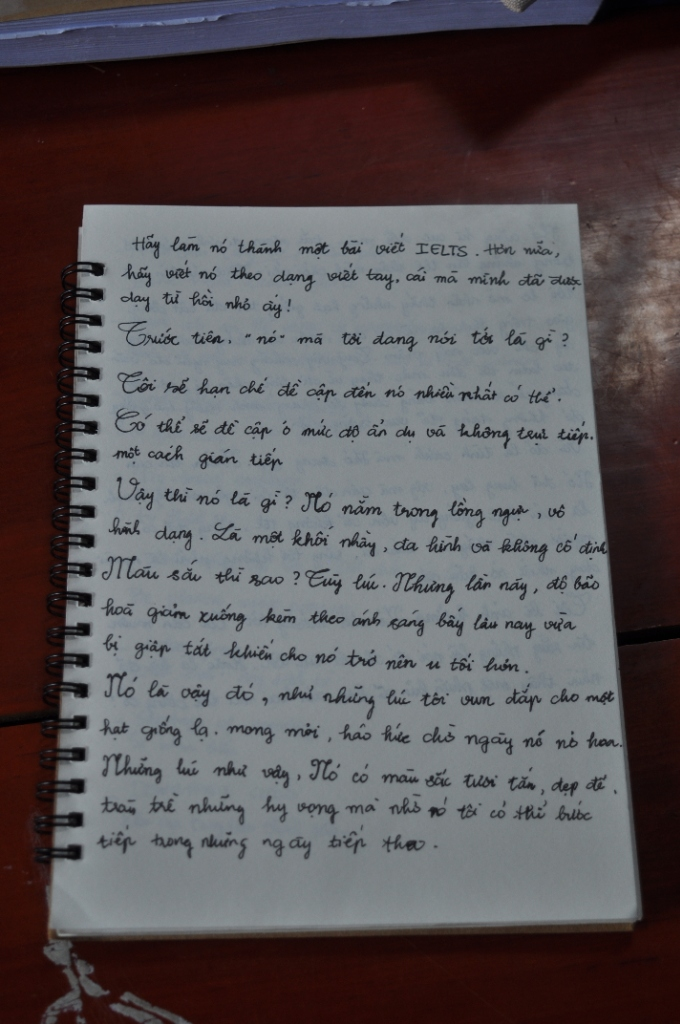
#> input picture assets/before.jpg, 680 x 1024 px
$ python -i detection.py   (imports and definitions only)
#> lines starting #> are read from the running program, lines starting #| are printed output that depends on the picture; after the words box and inside, x2 and y2 are one past the last pixel; in counts of white or black regions, pixels touching at a corner belong together
### src/letter_worker/imaging/geometry.py
"""Geometric operations, corner ordering, validation, and perspective rectification."""

import math

import cv2
import numpy as np

from letter_worker.errors import InvalidCornersError, RectificationError


def order_corners(points: np.ndarray | list) -> np.ndarray:
    """Order 4 corner coordinates in clockwise sequence: [top-left, top-right, bottom-right, bottom-left].

    Args:
        points: Array or list of shape (4, 2) or (4, 1, 2).

    Returns:
        np.ndarray of shape (4, 2) dtype float32 ordered [TL, TR, BR, BL].

    Raises:
        InvalidCornersError: If points array does not contain exactly 4 points.
    """
    pts = np.asarray(points, dtype=np.float32).reshape(-1, 2)
    if pts.shape[0] != 4:
        raise InvalidCornersError(f"Expected exactly 4 points, got {pts.shape[0]}")

    # Compute centroid
    cx = float(np.mean(pts[:, 0]))
    cy = float(np.mean(pts[:, 1]))

    # Sort points clockwise by angle relative to centroid
    angles = np.arctan2(pts[:, 1] - cy, pts[:, 0] - cx)
    clockwise_indices = np.argsort(angles)
    sorted_pts = pts[clockwise_indices]

    # Find which of the 4 points corresponds to top-left.
    # For a document, the top edge should head in positive X direction (left to right),
    # and the left edge should head in positive Y direction (top to bottom).
    best_score = -float("inf")
    best_start = 0

    for i in range(4):
        p0 = sorted_pts[i]
        p1 = sorted_pts[(i + 1) % 4]
        p2 = sorted_pts[(i + 2) % 4]
        p3 = sorted_pts[(i + 3) % 4]

        # Score alignment with upright orientation:
        # p0 -> p1 is top edge (should have positive dx)
        # p1 -> p2 is right edge (should have positive dy)
        # p3 -> p2 is bottom edge (should have positive dx)
        # p0 -> p3 is left edge (should have positive dy)
        top_dx = p1[0] - p0[0]
        right_dy = p2[1] - p1[1]
        bottom_dx = p2[0] - p3[0]
        left_dy = p3[1] - p0[1]

        # Also penalize large distance of p0 from origin
        origin_dist = math.hypot(p0[0], p0[1])

        score = (top_dx + right_dy + bottom_dx + left_dy) - 0.25 * origin_dist
        if score > best_score:
            best_score = score
            best_start = i

    ordered = np.roll(sorted_pts, -best_start, axis=0)
    return ordered.astype(np.float32)


# [56 lines left out: function validate_quadrilateral, not called in this run]


STANDARD_ASPECT_RATIOS: dict[str, float] = {
    "a4": 1.0 / 1.41421356,  # ~0.7071 (Width / Height)
    "notebook": 1.0 / 1.35,  # ~0.7407 (Vietnamese student notebook / B5)
    "letter": 8.5 / 11.0,  # ~0.7727 (US Letter standard)
}


# [223 lines left out: functions estimate_3d_aspect_ratio, estimate_rectified_dimensions, rectify_perspective, not called in this run]

### src/letter_worker/imaging/detection.py
"""Paper boundary and four-corner detection using multi-strategy contour analysis."""

from dataclasses import dataclass

import cv2
import numpy as np

from letter_worker.imaging.geometry import order_corners


@dataclass
class DetectionResult:
    """Outcome of paper corner detection."""

    corners: np.ndarray | None  # (4, 2) float32 in original image coordinates, or None
    confidence: float  # 0.0 to 1.0
    method: str
    candidates: list[np.ndarray]  # list of (4, 2) float32 candidate quads


def _score_quadrilateral(
    quad: np.ndarray,
    img_w: int,
    img_h: int,
) -> float:
    """Score a candidate 4-point quadrilateral based on geometry, angles, and area.

    Returns:
        Score between 0.0 and 1.0.
    """
    total_area = float(img_w * img_h)
    area = cv2.contourArea(quad)
    area_ratio = area / total_area

    # Paper should occupy reasonable portion of frame (15% to 92%)
    if area_ratio < 0.12 or area_ratio > 0.98:
        return 0.0

    # Must be convex
    int_pts = np.round(quad).astype(np.int32).reshape(-1, 1, 2)
    if not cv2.isContourConvex(int_pts):
        return 0.0

    ordered = order_corners(quad)
    tl, tr, br, bl = ordered

    # Edge vectors
    edges = [tr - tl, br - tr, bl - br, tl - bl]
    lengths = [float(np.linalg.norm(e)) for e in edges]
    if any(length < 20.0 for length in lengths):
        return 0.0

    # 1. Corner angle orthogonality (dot product of adjacent normalized vectors)
    cosines = []
    for i in range(4):
        v1 = edges[i] / lengths[i]
        v2 = -edges[(i + 3) % 4] / lengths[(i + 3) % 4]
        cos_theta = float(np.dot(v1, v2))
        cosines.append(abs(cos_theta))

    max_cos = max(cosines)
    mean_cos = sum(cosines) / 4.0
    if max_cos > 0.65:  # Angle deviated too far from 90 degrees
        return 0.0

    angle_score = max(0.0, 1.0 - mean_cos * 2.0)

    # 2. Area score: ideal paper coverage is 30% - 85%
    if 0.30 <= area_ratio <= 0.85:
        area_score = 1.0
    elif area_ratio < 0.30:
        area_score = area_ratio / 0.30
    else:
        area_score = max(0.0, 1.0 - (area_ratio - 0.85) / 0.13)

    # 3. Aspect ratio score
    top_w = lengths[0]
    bot_w = lengths[2]
    left_h = lengths[3]
    right_h = lengths[1]
    avg_w = (top_w + bot_w) / 2.0
    avg_h = (left_h + right_h) / 2.0
    aspect = avg_w / max(avg_h, 1.0)
    # Typical letter aspect ratio between 0.5 (tall) and 2.0 (wide)
    if 0.5 <= aspect <= 2.0:
        aspect_score = 1.0
    else:
        aspect_score = max(0.0, 1.0 - min(abs(aspect - 0.5), abs(aspect - 2.0)))

    # 4. Opposite edge parallelism: top vs bottom, left vs right length ratio
    w_ratio = min(top_w, bot_w) / max(top_w, bot_w, 1.0)
    h_ratio = min(left_h, right_h) / max(left_h, right_h, 1.0)
    parallel_score = (w_ratio + h_ratio) / 2.0

    score = 0.35 * angle_score + 0.25 * area_score + 0.20 * aspect_score + 0.20 * parallel_score
    return float(np.clip(score, 0.0, 1.0))


def detect_paper_corners(
    image: np.ndarray,
    max_detect_dimension: int = 1200,
) -> DetectionResult:
    """Detect paper corners in an image using multi-pass contour and edge analysis.

    Args:
        image: RGB or grayscale image numpy array.
        max_detect_dimension: Scale down factor for faster detection.

    Returns:
        DetectionResult containing best corners (in original coordinate space) and confidence.
    """
#> called with max_detect_dimension = 1200
    orig_h, orig_w = image.shape[:2]
#> orig_h = 1024; orig_w = 680

    # Convert to grayscale
    if image.ndim == 3:
        gray = cv2.cvtColor(image, cv2.COLOR_RGB2GRAY)
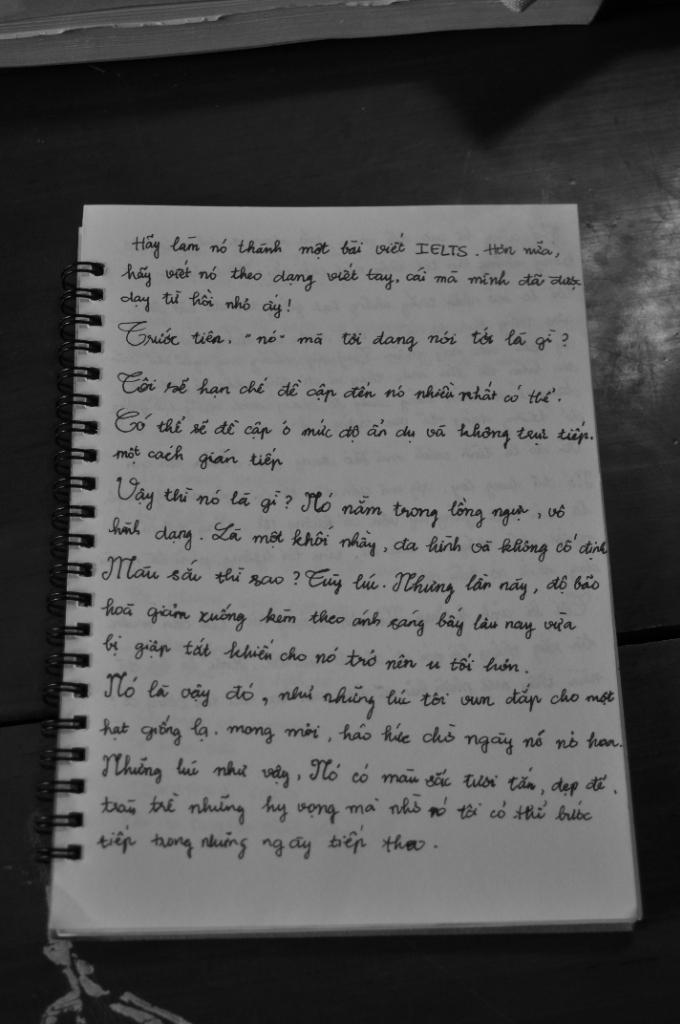
#> gray: shape (1024, 680); min 0, max 175, mean 84.6
    else:
        gray = image.copy()

    # Scale down for robust detection if large
    scale = 1.0
    max_dim = max(orig_h, orig_w)
#> max_dim = 1024
    if max_dim > max_detect_dimension:
        scale = max_detect_dimension / float(max_dim)
        proc_w = int(round(orig_w * scale))
        proc_h = int(round(orig_h * scale))
        proc_gray = cv2.resize(gray, (proc_w, proc_h), interpolation=cv2.INTER_AREA)
    else:
        proc_w, proc_h = orig_w, orig_h
#> proc_w = 680; proc_h = 1024
        proc_gray = gray

    # Bilateral and Gaussian smoothing to preserve document boundary while smoothing noise
    blurred = cv2.GaussianBlur(proc_gray, (5, 5), sigmaX=1.2)

    # Strategy 1: Dynamic Canny with morphological closing
    med = float(np.median(blurred))
#> med = 100
    lower_th = int(max(0, 0.60 * med))
#> lower_th = 60
    upper_th = int(min(255, 1.35 * med))
#> upper_th = 135
    edges = cv2.Canny(blurred, lower_th, upper_th)
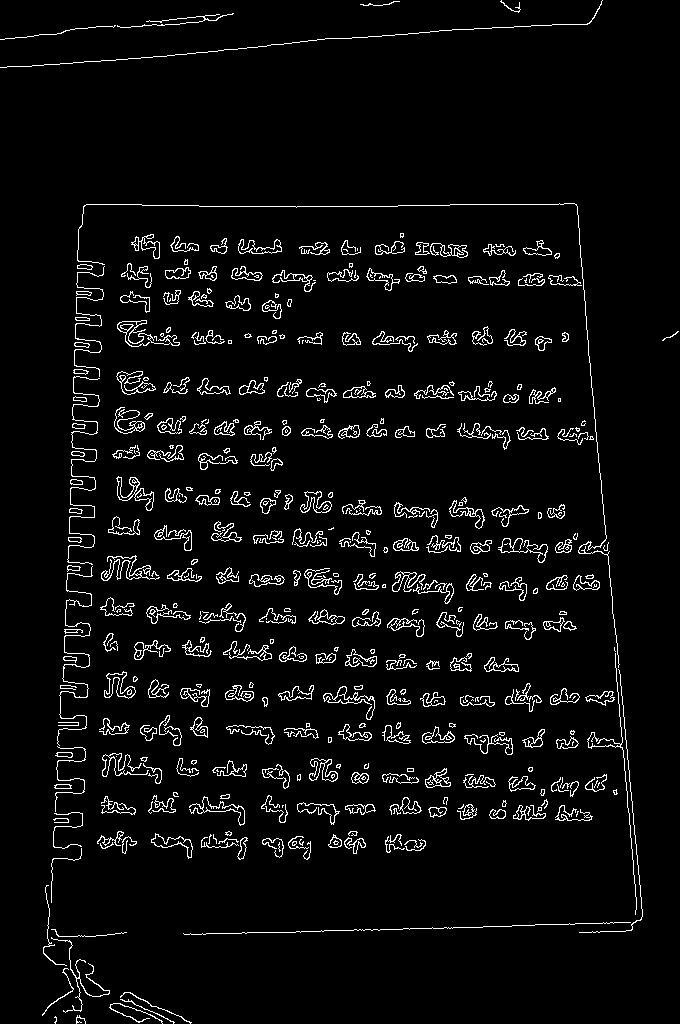
#> edges: shape (1024, 680); 4.6% white in thin lines or dots
    kernel = cv2.getStructuringElement(cv2.MORPH_RECT, (5, 5))
    closed_edges = cv2.morphologyEx(edges, cv2.MORPH_CLOSE, kernel)
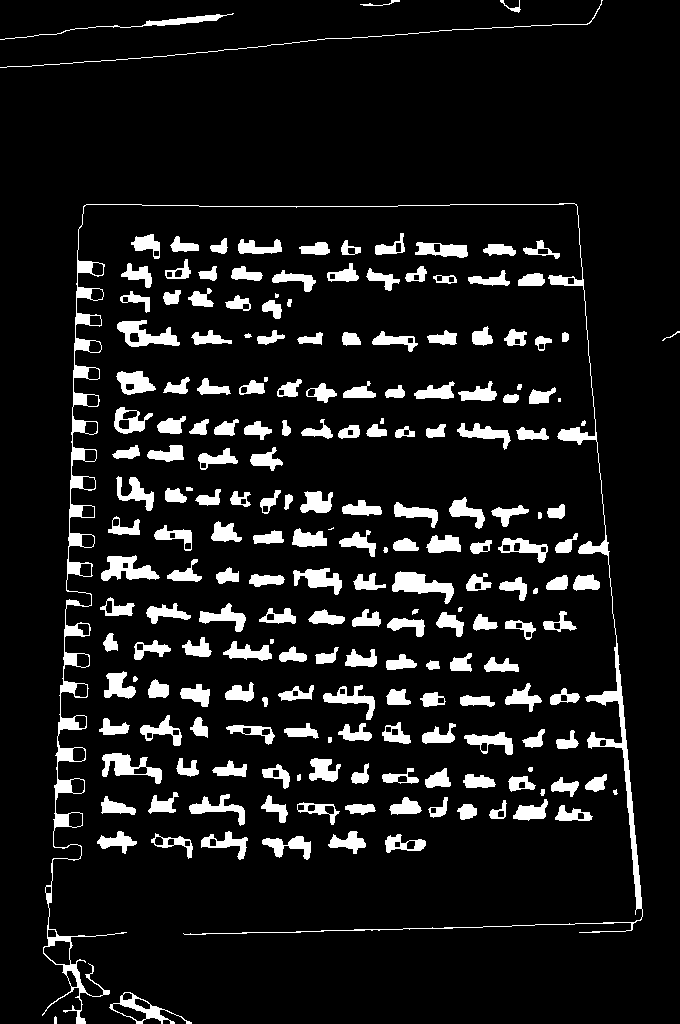
#> closed_edges: shape (1024, 680); 9.9% white; 205 white regions (6 under 20 px), largest, box (x1, y1, x2, y2) and area: (42, 203, 643, 1024) 10175, (392, 571, 454, 604) 950, (117, 320, 180, 347) 845

    # Strategy 2: Adaptive & Otsu threshold masks
    _, otsu = cv2.threshold(blurred, 0, 255, cv2.THRESH_BINARY + cv2.THRESH_OTSU)
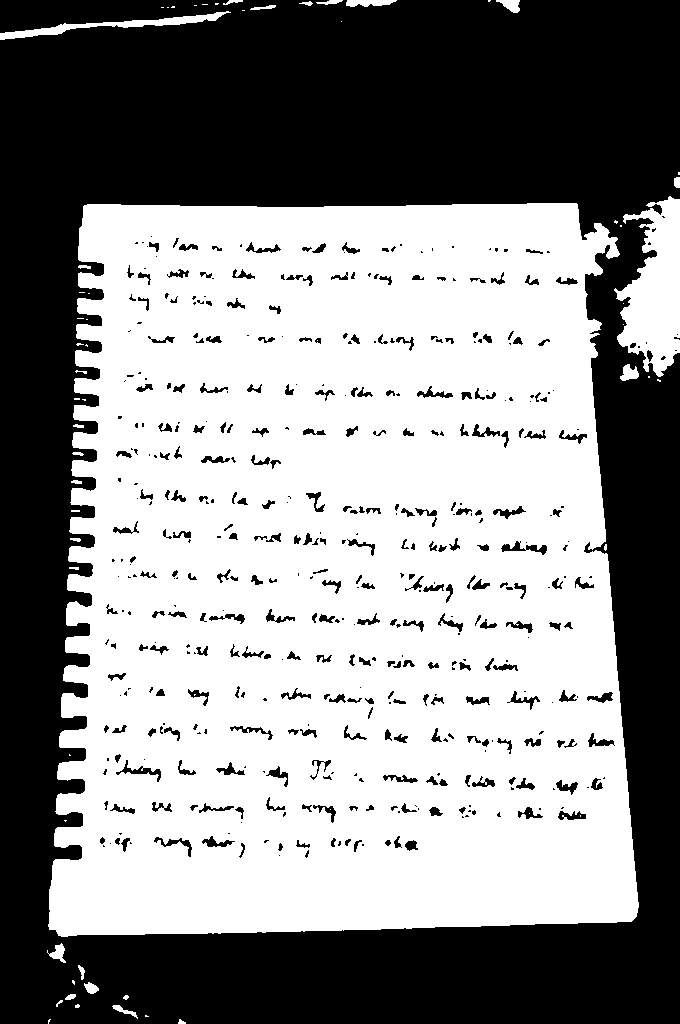
#> otsu: shape (1024, 680); 54.7% white; 471 black regions (208 under 20 px), largest, box (x1, y1, x2, y2) and area: (0, 0, 680, 1024) 298063, (501, 541, 547, 555) 247, (116, 760, 161, 782) 236
    otsu_closed = cv2.morphologyEx(otsu, cv2.MORPH_CLOSE, kernel)
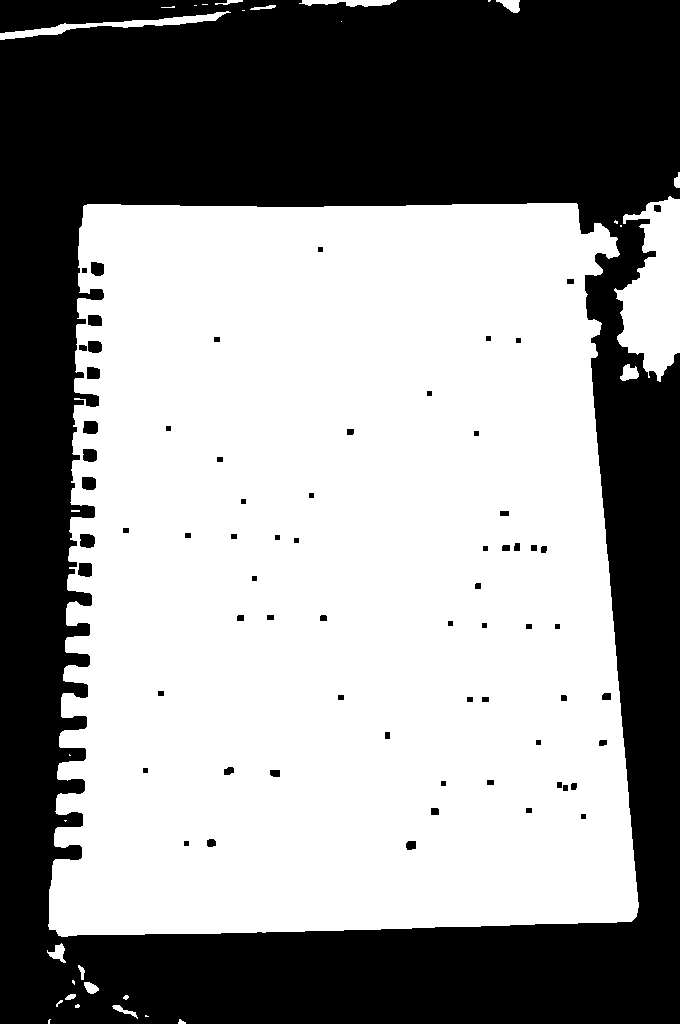
#> otsu_closed: shape (1024, 680); 57.1% white; 68 black regions, largest, box (x1, y1, x2, y2) and area: (0, 0, 680, 1024) 295273, (80, 534, 95, 548) 186, (83, 421, 98, 434) 178

    binary_inv = cv2.bitwise_not(otsu_closed)

    candidate_quads: list[tuple[float, np.ndarray, str]] = []

    # Run contour detection across multiple representations
    representations = [
        ("canny", closed_edges),
        ("otsu", otsu_closed),
        ("otsu_inv", binary_inv),
    ]

    for method_name, mask in representations:
        contours, _ = cv2.findContours(mask, cv2.RETR_LIST, cv2.CHAIN_APPROX_SIMPLE)
        # Sort by area descending
        contours = sorted(contours, key=cv2.contourArea, reverse=True)[:15]

        for cnt in contours:
            peri = cv2.arcLength(cnt, True)
            if peri < 100:
                continue

            # Sweep multiple approximation epsilons
            for eps_factor in [0.015, 0.02, 0.025, 0.035]:
                approx = cv2.approxPolyDP(cnt, eps_factor * peri, True)
                if len(approx) == 4:
                    pts = approx.reshape(4, 2).astype(np.float32)
                    score = _score_quadrilateral(pts, proc_w, proc_h)
                    if score > 0.25:
                        candidate_quads.append((score, pts, method_name))
#> this loop made 3 passes
#> method_name on pass 1: 'canny'
#> method_name on pass 2: 'otsu'
#> after the loop, candidate_quads = 8 items

    if not candidate_quads:
        return DetectionResult(
            corners=None,
            confidence=0.0,
            method="none",
            candidates=[],
        )

    # Sort candidates by score descending
    candidate_quads.sort(key=lambda x: x[0], reverse=True)

    # Remove near-duplicates from candidate list
    unique_candidates: list[tuple[float, np.ndarray, str]] = []
    for sc, quad, meth in candidate_quads:
        is_dup = False
        for _, uq, _ in unique_candidates:
            diff = np.mean(np.abs(np.sort(quad, axis=0) - np.sort(uq, axis=0)))
            if diff < 15.0:
                is_dup = True
                break
        if not is_dup:
            unique_candidates.append((sc, quad, meth))
        if len(unique_candidates) >= 5:
            break
#> this loop made 8 passes
#> (quad, meth) on passes 1 to 8: ([[576, 202], [637, 916], [49, 930], [82, 206]], 'otsu_inv'), ([[576, 202], [637, 916], [49, 930], [82, 206]], 'otsu_inv'), ([[576, 202], [637, 916], [49, 930], [82, 206]], 'otsu_inv'), ([[576, 202], [637, 916], [49, 930], [82, 206]], 'otsu_inv'), ([[576, 203], [83, 206], [49, 929], [636, 916]], 'otsu'), ([[576, 203], [83, 206], [49, 929], [636, 916]], 'otsu'), ([[576, 203], [83, 206], [49, 929], [636, 916]], 'otsu'), ([[576, 203], [83, 206], [49, 929], [636, 916]], 'otsu')
#> after the loop, unique_candidates = [(0.937, [[576, 202], [637, 916], [49, 930], [82, 206]], 'otsu_inv')]

    best_score, best_quad_proc, best_method = unique_candidates[0]
#> best_score = 0.937; best_quad_proc = [[576, 202], [637, 916], [49, 930], [82, 206]]; best_method = 'otsu_inv'

    # Margin bonus: if top candidate is significantly better than second, increase confidence
    if len(unique_candidates) > 1:
        second_score = unique_candidates[1][0]
        margin = max(0.0, best_score - second_score)
        confidence = float(np.clip(best_score + 0.15 * margin, 0.0, 1.0))
    else:
        confidence = best_score
#> confidence = 0.937

    # Map candidate quad points back to original image space
    inv_scale = 1.0 / scale
    orig_candidates = [(c[1] * inv_scale).astype(np.float32) for c in unique_candidates]
#> orig_candidates = [[[576, 202], [637, 916], [49, 930], [82, 206]]]

    best_orig_corners = order_corners(best_quad_proc * inv_scale)
#> best_orig_corners = [[82, 206], [576, 202], [637, 916], [49, 930]]

    return DetectionResult(
        corners=best_orig_corners,
        confidence=round(confidence, 3),
        method=best_method,
        candidates=orig_candidates,
    )

>>> import cv2
>>> picture = cv2.cvtColor(cv2.imread('../../../assets/before.jpg'), cv2.COLOR_BGR2RGB)
>>> result = detect_paper_corners(picture)
